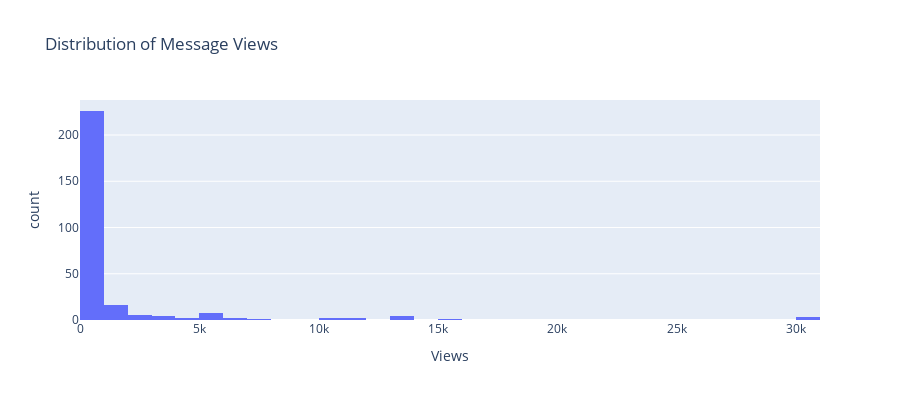

Write notebook code for a chart like this one.
### Markdown cell above
## 7. Engagement Metrics

Analyze views and forwards to understand content engagement.

### Code cell
# Check for engagement columns
views_col = 'views' if 'views' in df.columns else ('view_count' if 'view_count' in df.columns else None)
forwards_col = 'forwards' if 'forwards' in df.columns else ('forward_count' if 'forward_count' in df.columns else None)

if views_col:
    # Summary statistics for views
    print("View Count Statistics:")
    print("="*50)
    print(df[views_col].describe())
    
    # Distribution of views
    fig = px.histogram(
        df[df[views_col].notna()],
        x=views_col,
        nbins=50,
        title="Distribution of Message Views",
        labels={views_col: 'Views', 'count': 'Number of Messages'},
        color_discrete_sequence=['#636EFA']
    )
    fig.update_layout(height=400)
    fig.show()
else:
    print("⚠️ No views column found in data")

### Figure 1 — Plotly figure (JSON) as saved in the notebook; plotly's stock layout.template omitted (floating-point values rounded to 4 significant figures; data arrays with more than 128 entries replaced by an {"elided": "..."} marker saying what was removed)
{"data": [{"bingroup": "x", "hovertemplate": "Views=%{x}<br>count=%{y}<extra></extra>", "legendgroup": "", "marker": {"color": "#636EFA", "pattern": {"shape": ""}}, "name": "", "nbinsx": 50, "orientation": "v", "showlegend": false, "type": "histogram", "x": {"elided": "276 float values"}, "xaxis": "x", "yaxis": "y"}], "layout": {"barmode": "relative", "height": 400, "legend": {"tracegroupgap": 0}, "title": {"text": "Distribution of Message Views"}, "xaxis": {"anchor": "y", "domain": [0, 1], "title": {"text": "Views"}}, "yaxis": {"anchor": "x", "domain": [0, 1], "title": {"text": "count"}}}}
